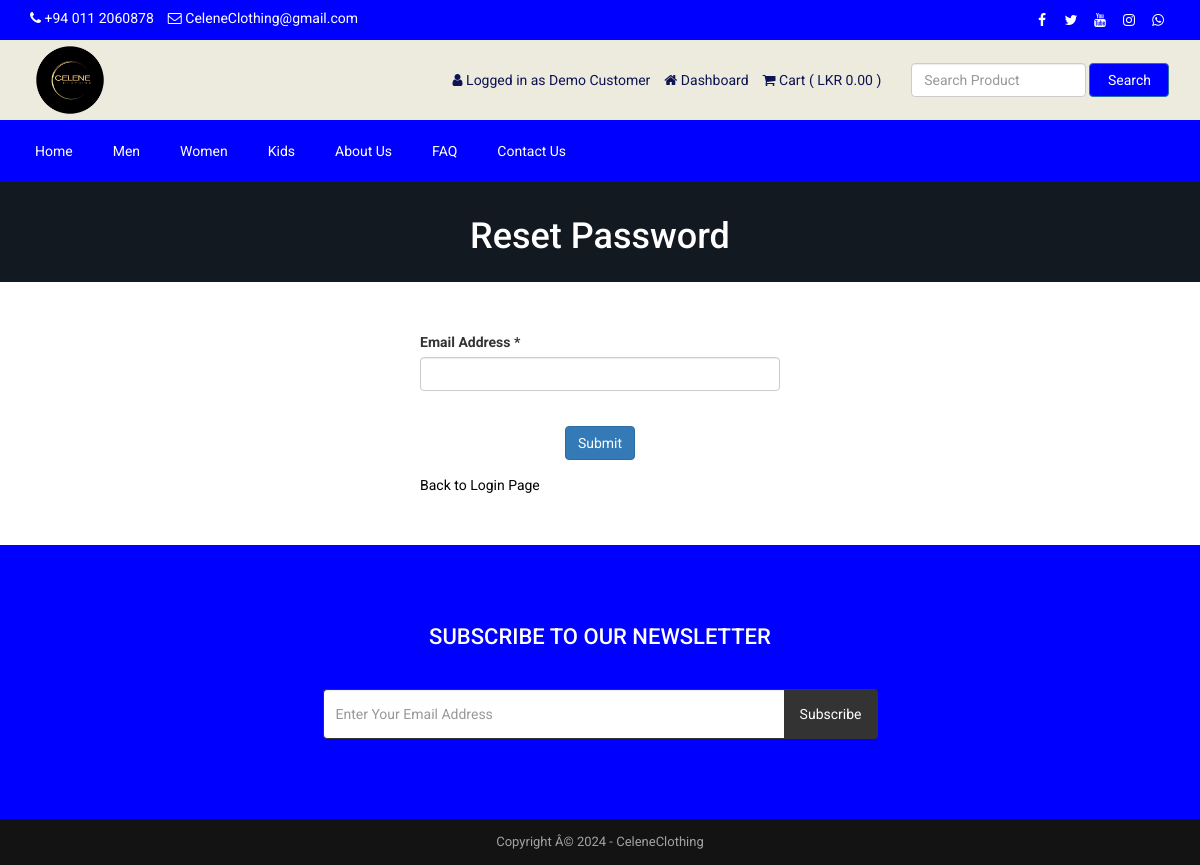
The page /forget-password.php (signed in) on the database its author committed.
### tables this page shows
CREATE TABLE `tbl_settings` (
  `id` int(11) NOT NULL,
  `logo` text NOT NULL,
  `favicon` text NOT NULL,
  `footer_about` text NOT NULL,
  `footer_copyright` text NOT NULL,
  `contact_address` text NOT NULL,
  `contact_email` text NOT NULL,
  `contact_phone` text NOT NULL,
  `contact_fax` text NOT NULL,
  `contact_map_iframe` text NOT NULL,
  `receive_email` text NOT NULL,
  `receive_email_subject` text NOT NULL,
  `receive_email_thank_you_message` text NOT NULL,
  `forget_password_message` text NOT NULL,
  `total_recent_post_footer` int(10) NOT NULL,
  `total_popular_post_footer` int(10) NOT NULL,
  `total_recent_post_sidebar` int(11) NOT NULL,
  `total_popular_post_sidebar` int(11) NOT NULL,
  `total_featured_product_home` int(11) NOT NULL,
  `total_latest_product_home` int(11) NOT NULL,
  `total_popular_product_home` int(11) NOT NULL,
  `meta_title_home` text NOT NULL,
  `meta_keyword_home` text NOT NULL,
  `meta_description_home` text NOT NULL,
  `banner_login` text NOT NULL,
  `banner_registration` text NOT NULL,
  `banner_forget_password` text NOT NULL,
  `banner_reset_password` text NOT NULL,
  `banner_search` text NOT NULL,
  `banner_cart` text NOT NULL,
  `banner_checkout` text NOT NULL,
  `banner_product_category` text NOT NULL,
  `banner_blog` text NOT NULL,
  `cta_title` text NOT NULL,
  `cta_content` text NOT NULL,
  `cta_read_more_text` text NOT NULL,
  `cta_read_more_url` text NOT NULL,
  `cta_photo` text NOT NULL,
  `featured_product_title` text NOT NULL,
  `featured_product_subtitle` text NOT NULL,
  `latest_product_title` text NOT NULL,
  `latest_product_subtitle` text NOT NULL,
  `popular_product_title` text NOT NULL,
  `popular_product_subtitle` text NOT NULL,
  `testimonial_title` text NOT NULL,
  `testimonial_subtitle` text NOT NULL,
  `testimonial_photo` text NOT NULL,
  `blog_title` text NOT NULL,
  `blog_subtitle` text NOT NULL,
  `newsletter_text` text NOT NULL,
  `paypal_email` text NOT NULL,
  `stripe_public_key` text NOT NULL,
  `stripe_secret_key` text NOT NULL,
  `bank_detail` text NOT NULL,
  `before_head` text NOT NULL,
  `after_body` text NOT NULL,
  `before_body` text NOT NULL,
  `home_service_on_off` int(11) NOT NULL,
  `home_welcome_on_off` int(11) NOT NULL,
  `home_featured_product_on_off` int(11) NOT NULL,
  `home_latest_product_on_off` int(11) NOT NULL,
  `home_popular_product_on_off` int(11) NOT NULL,
  `home_testimonial_on_off` int(11) NOT NULL,
  `home_blog_on_off` int(11) NOT NULL,
  `newsletter_on_off` int(11) NOT NULL,
  `ads_above_welcome_on_off` int(1) NOT NULL,
  `ads_above_featured_product_on_off` int(1) NOT NULL,
  `ads_above_latest_product_on_off` int(1) NOT NULL,
  `ads_above_popular_product_on_off` int(1) NOT NULL,
  `ads_above_testimonial_on_off` int(1) NOT NULL,
  `ads_category_sidebar_on_off` int(1) NOT NULL
);

CREATE TABLE `tbl_social` (
  `social_id` int(11) NOT NULL,
  `social_name` varchar(30) NOT NULL,
  `social_url` varchar(255) NOT NULL,
  `social_icon` varchar(30) NOT NULL
);

CREATE TABLE `tbl_top_category` (
  `tcat_id` int(11) NOT NULL,
  `tcat_name` varchar(255) NOT NULL,
  `show_on_menu` int(1) NOT NULL
);

CREATE TABLE `tbl_page` (
  `id` int(11) NOT NULL,
  `about_title` varchar(255) NOT NULL,
  `about_content` text NOT NULL,
  `about_banner` varchar(255) NOT NULL,
  `about_meta_title` varchar(255) NOT NULL,
  `about_meta_keyword` text NOT NULL,
  `about_meta_description` text NOT NULL,
  `faq_title` varchar(255) NOT NULL,
  `faq_banner` varchar(255) NOT NULL,
  `faq_meta_title` varchar(255) NOT NULL,
  `faq_meta_keyword` text NOT NULL,
  `faq_meta_description` text NOT NULL,
  `blog_title` varchar(255) NOT NULL,
  `blog_banner` varchar(255) NOT NULL,
  `blog_meta_title` varchar(255) NOT NULL,
  `blog_meta_keyword` text NOT NULL,
  `blog_meta_description` text NOT NULL,
  `contact_title` varchar(255) NOT NULL,
  `contact_banner` varchar(255) NOT NULL,
  `contact_meta_title` varchar(255) NOT NULL,
  `contact_meta_keyword` text NOT NULL,
  `contact_meta_description` text NOT NULL,
  `pgallery_title` varchar(255) NOT NULL,
  `pgallery_banner` varchar(255) NOT NULL,
  `pgallery_meta_title` varchar(255) NOT NULL,
  `pgallery_meta_keyword` text NOT NULL,
  `pgallery_meta_description` text NOT NULL,
  `vgallery_title` varchar(255) NOT NULL,
  `vgallery_banner` varchar(255) NOT NULL,
  `vgallery_meta_title` varchar(255) NOT NULL,
  `vgallery_meta_keyword` text NOT NULL,
  `vgallery_meta_description` text NOT NULL
);

### forget-password.php (the view, shortened to what this page needs)
<?php
require_once('header.php');
?>
<?php
$statement = $pdo->prepare("SELECT * FROM tbl_settings WHERE id=1");
$statement->execute();
$result = $statement->fetchAll(PDO::FETCH_ASSOC);
foreach ($result as $row) {
    $banner_forget_password = $row['banner_forget_password'];
}
?>
<div class="page-banner" style="background-color:#444;background-image: url(assets/uploads/<?php echo $banner_forget_password; ?>);">
    <div class="inner">
        <h1><?php echo LANG_VALUE_97; ?></h1>
    </div>
</div>
<div class="page">
    <div class="container">
        <div class="row">
            <div class="col-md-12">
                <div class="user-content">
                    <form action="" method="post">
                        <div class="row">
                            <div class="col-md-4"></div>
                            <div class="col-md-4">
                                <div class="form-group">
                                    <label for=""><?php echo LANG_VALUE_94; ?> *</label>
                                    <input type="email" class="form-control" name="cust_email">
                                </div>
                                <div class="form-group">
                                    <div style="text-align:center;">
                                    <input type="submit" class="btn btn-primary" value="<?php echo LANG_VALUE_4; ?>" name="form1">
                                    </div>
                                </div>
                                <a href="login.php" style="color:black;"><?php echo LANG_VALUE_12; ?></a>
                            </div>
                        </div>
                    </form>
                </div>
            </div>
        </div>
    </div>
</div>
<?php require_once('footer.php'); ?>

### header.php (shortened to what this page needs)
<?php
include("admin/inc/config.php");
$statement = $pdo->prepare("SELECT * FROM tbl_settings WHERE id=1");
$statement->execute();
$result = $statement->fetchAll(PDO::FETCH_ASSOC);
foreach ($result as $row)
{
	$logo = $row['logo'];
	$contact_email = $row['contact_email'];
	$contact_phone = $row['contact_phone'];
}
?>
<!DOCTYPE html>
<html lang="en">
<head>
	<link rel="stylesheet" href="assets/css/bootstrap.min.css">
	<link rel="stylesheet" href="assets/css/font-awesome.min.css">
	<link rel="stylesheet" href="assets/css/owl.carousel.min.css">
	<link rel="stylesheet" href="assets/css/owl.theme.default.min.css">
	<link rel="stylesheet" href="assets/css/jquery.bxslider.min.css">
    <link rel="stylesheet" href="assets/css/magnific-popup.css">
    <link rel="stylesheet" href="assets/css/rating.css">
	<link rel="stylesheet" href="assets/css/spacing.css">
	<link rel="stylesheet" href="assets/css/bootstrap-touch-slider.css">
	<link rel="stylesheet" href="assets/css/animate.min.css">
	<link rel="stylesheet" href="assets/css/tree-menu.css">
	<link rel="stylesheet" href="assets/css/select2.min.css">
	<link rel="stylesheet" href="assets/css/main.css">
	<link rel="stylesheet" href="assets/css/responsive.css">
	<?php
	$statement = $pdo->prepare("SELECT * FROM tbl_page WHERE id=1");
	$statement->execute();
	$result = $statement->fetchAll(PDO::FETCH_ASSOC);
		?>
</head>
<body>
<div class="top"  style="background-color:blue">
	<div class="container">
		<div class="row">
			<div class="col-md-6 col-sm-6 col-xs-12">
				<div class="left">
					<ul>
						<li><i class="fa fa-phone"></i> <?php echo $contact_phone; ?></li>
						<li><i class="fa fa-envelope-o"></i> <?php echo $contact_email; ?></li>
					</ul>
				</div>
			</div>
			<div class="col-md-6 col-sm-6 col-xs-12">
				<div class="right">
					<ul>
						<?php
						$statement = $pdo->prepare("SELECT * FROM tbl_social");
						$statement->execute();
						$result = $statement->fetchAll(PDO::FETCH_ASSOC);
						foreach ($result as $row) {
							?>
							<?php if($row['social_url'] != ''): ?>
							<li><a href="<?php echo $row['social_url']; ?>"><i class="<?php echo $row['social_icon']; ?>"></i></a></li>
							<?php endif; ?>
							<?php
						}
						?>
					</ul>
				</div>
			</div>
		</div>
	</div>
</div>
<div class="header"  style="background-color:#EDEADE">
	<div class="container">
		<div class="row inner">
			<div class="col-md-4 logo">
				<a href="index.php"><img src="assets/uploads/<?php echo $logo; ?>" alt="logo image"></a>
			</div>
			<div class="col-md-5 right">
				<ul>
					<?php
					if(isset($_SESSION['customer'])) {
						?>
						<li><i class="fa fa-user"></i> <?php echo LANG_VALUE_13; ?> <?php echo $_SESSION['customer']['cust_name']; ?></li>
						<li><a href="dashboard.php"><i class="fa fa-home"></i> <?php echo LANG_VALUE_89; ?></a></li>
						<?php
					} else {
						?>
						<li><a href="login.php"><i class="fa fa-sign-in"></i> <?php echo LANG_VALUE_9; ?></a></li>
						<li><a href="registration.php"><i class="fa fa-user-plus"></i> <?php echo LANG_VALUE_15; ?></a></li>
						<li><a href="admin/login.php"><i class="fa fa-sign-in"></i> Admin </a></li>
						<?php
					}
					?>
					<li><a href="cart.php"><i class="fa fa-shopping-cart"></i> <?php echo LANG_VALUE_18; ?> ( <?php
					if(isset($_SESSION['cart_p_id'])) {
						$table_total_price = 0;
						$i=0;
	                    foreach($_SESSION['cart_p_qty'] as $key => $value)
	                    {
	                        $i++;
	                        $arr_cart_p_qty[$i] = $value;
	                    }                    $i=0;
	                    foreach($_SESSION['cart_p_current_price'] as $key => $value)
	                    {
	                        $i++;
	                        $arr_cart_p_current_price[$i] = $value;
	                    }
	                    for($i=1;$i<=count($arr_cart_p_qty);$i++) {
	                    	$row_total_price = $arr_cart_p_current_price[$i]*$arr_cart_p_qty[$i];
	                        $table_total_price = $table_total_price + $row_total_price;
	                    }
   						 $formatted_total_price = number_format($table_total_price, 2, '.', ',');
						echo LANG_VALUE_1 . $formatted_total_price;
						} else {
						echo 'LKR 0.00';
					}
					?> )</a></li>
				</ul>
			</div>
			<div class="col-md-3 search-area" >
				<form class="navbar-form navbar-left" role="search" action="search-result.php" method="get">
					<div class="form-group">
						<input type="text" class="form-control search-top" placeholder="<?php echo LANG_VALUE_2; ?>" name="search_text">
					</div>
					<button type="submit" class="btn btn-primary" style="background-color:blue"><?php echo LANG_VALUE_3; ?></button>
				</form>
			</div>
		</div>
	</div>
</div>
<div class="nav"  style="background-color:blue" >
	<div class="container">
		<div class="row">
			<div class="col-md-12 pl_0 pr_0">
				<div class="menu-container" style="background-color:blue">
					<div class="menu">
						<ul>
							<li><a href="index.php">Home</a></li>
							<?php
							$statement = $pdo->prepare("SELECT * FROM tbl_top_category WHERE show_on_menu=1");
							$statement->execute();
							$result = $statement->fetchAll(PDO::FETCH_ASSOC);
							foreach ($result as $row) {
								?>
								<li><a href="product-category.php?id=<?php echo $row['tcat_id']; ?>&type=top-category"><?php echo $row['tcat_name']; ?></a>
								</li>
								<?php
							}
							?>
							<?php
							$statement = $pdo->prepare("SELECT * FROM tbl_page WHERE id=1");
							$statement->execute();
							$result = $statement->fetchAll(PDO::FETCH_ASSOC);
							foreach ($result as $row) {
								$about_title = $row['about_title'];
								$faq_title = $row['faq_title'];
								$contact_title = $row['contact_title'];
							}
							?>
							<li><a href="about.php"><?php echo $about_title; ?></a></li>
							<li><a href="faq.php"><?php echo $faq_title; ?></a></li>
							<li><a href="contact.php"><?php echo $contact_title; ?></a></li>
						</ul>
					</div>
				</div>
			</div>
		</div>
	</div>
</div>

### footer.php (shortened to what this page needs)
<?php
$statement = $pdo->prepare("SELECT * FROM tbl_settings WHERE id=1");
$statement->execute();
$result = $statement->fetchAll(PDO::FETCH_ASSOC);
foreach ($result as $row)
{
	$footer_copyright = $row['footer_copyright'];
    $newsletter_on_off = $row['newsletter_on_off'];
}
?>
<?php if($newsletter_on_off == 1): ?>
<section class="home-newsletter"  style="background-color:blue	">
	<div class="container">
		<div class="row">
			<div class="col-md-6 col-md-offset-3">
				<div class="single">
				<form action="" method="post">
					<h2><?php echo LANG_VALUE_93; ?></h2>
					<div class="input-group">
			        	<input type="email" class="form-control" placeholder="<?php echo LANG_VALUE_95; ?>" name="email_subscribe">
			         	<span class="input-group-btn">
			         	<button class="btn btn-theme" type="submit" name="form_subscribe"><?php echo LANG_VALUE_92; ?></button>
			         	</span>
			        </div>
				</div>
			</div>
		</div>
	</div>
</section>
<?php endif; ?>
<div class="footer-bottom">
	<div class="container">
		<div class="row">
			<div class="col-md-12 copyright">
				<?php echo $footer_copyright; ?>
			</div>
		</div>
	</div>
</div>
</body>
</html>

### rows shown on the page
tbl_settings: contact_phone "+94 011 2060878", contact_email "CeleneClothing@gmail.com", logo (picture), banner_forget_password (picture), footer_copyright "Copyright Â© 2024 - CeleneClothing"
tbl_top_category: tcat_name "Men"
tbl_top_category: tcat_name "Women"
tbl_top_category: tcat_name "Kids"
tbl_page: about_title "About Us", faq_title "FAQ", contact_title "Contact Us"

### other values the page prints
LANG_VALUE_13 "Logged in as"
$_SESSION['customer']['cust_name'] "Demo Customer"
LANG_VALUE_89 "Dashboard"
LANG_VALUE_18 "Cart"
LANG_VALUE_3 "Search"
LANG_VALUE_97 "Reset Password"
LANG_VALUE_94 "Email Address"
LANG_VALUE_12 "Back to Login Page"
LANG_VALUE_93 "SUBSCRIBE TO OUR NEWSLETTER"
LANG_VALUE_92 "Subscribe"
